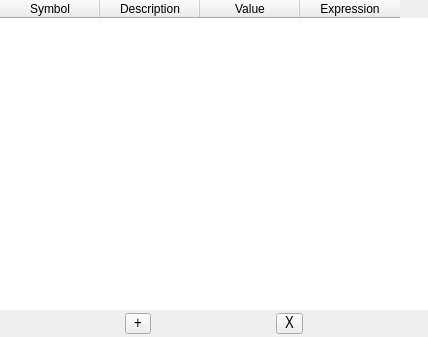
<?xml version="1.0" encoding="UTF-8"?>
<ui version="4.0">
 <class>Constant</class>
 <widget class="QDialog" name="Constant">
  <property name="geometry">
   <rect>
    <x>0</x>
    <y>0</y>
    <width>428</width>
    <height>337</height>
   </rect>
  </property>
  <property name="minimumSize">
   <size>
    <width>428</width>
    <height>337</height>
   </size>
  </property>
  <property name="windowTitle">
   <string>Advanced</string>
  </property>
  <property name="windowIcon">
   <iconset resource="../../../qrc/resources.qrc">
    <normaloff>:/resource/icon.ico</normaloff>:/resource/icon.ico</iconset>
  </property>
  <property name="modal">
   <bool>true</bool>
  </property>
  <layout class="QVBoxLayout" name="verticalLayout">
   <property name="spacing">
    <number>0</number>
   </property>
   <property name="leftMargin">
    <number>0</number>
   </property>
   <property name="topMargin">
    <number>0</number>
   </property>
   <property name="rightMargin">
    <number>0</number>
   </property>
   <property name="bottomMargin">
    <number>0</number>
   </property>
   <item>
    <widget class="QTableWidget" name="permanentConstantTableWidget">
     <property name="styleSheet">
      <string notr="true">QTableWidget{border: none;}</string>
     </property>
     <column>
      <property name="text">
       <string>Symbol</string>
      </property>
     </column>
     <column>
      <property name="text">
       <string>Description</string>
      </property>
     </column>
     <column>
      <property name="text">
       <string>Value</string>
      </property>
     </column>
     <column>
      <property name="text">
       <string>Expression</string>
      </property>
     </column>
    </widget>
   </item>
   <item>
    <layout class="QHBoxLayout" name="horizontalLayout">
     <property name="topMargin">
      <number>3</number>
     </property>
     <property name="bottomMargin">
      <number>3</number>
     </property>
     <item>
      <widget class="QToolButton" name="addButton">
       <property name="font">
        <font>
         <family>Arial Narrow</family>
         <pointsize>12</pointsize>
        </font>
       </property>
       <property name="toolTip">
        <string>&lt;html&gt;&lt;head/&gt;&lt;body&gt;&lt;p&gt;Add a constant&lt;/p&gt;&lt;/body&gt;&lt;/html&gt;</string>
       </property>
       <property name="styleSheet">
        <string notr="true">QToolButton{padding-left: 5px}</string>
       </property>
       <property name="text">
        <string>+</string>
       </property>
      </widget>
     </item>
     <item>
      <widget class="QToolButton" name="deleteButton">
       <property name="font">
        <font>
         <family>Arial Narrow</family>
         <pointsize>12</pointsize>
        </font>
       </property>
       <property name="toolTip">
        <string>&lt;html&gt;&lt;head/&gt;&lt;body&gt;&lt;p&gt;Remove a constant&lt;/p&gt;&lt;/body&gt;&lt;/html&gt;</string>
       </property>
       <property name="styleSheet">
        <string notr="true">QToolButton{padding-left: 5px}</string>
       </property>
       <property name="text">
        <string>X</string>
       </property>
      </widget>
     </item>
    </layout>
   </item>
  </layout>
 </widget>
 <resources>
  <include location="../../../qrc/resources.qrc"/>
 </resources>
 <connections/>
</ui>
